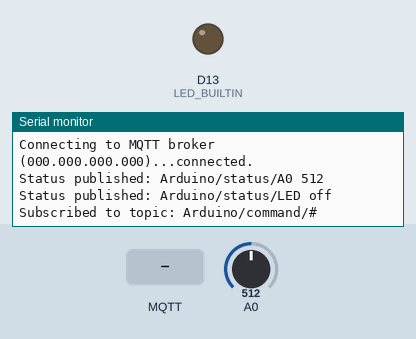
The sketch below on a simulated Arduino Uno R4 WiFi. On the bench: output pins drawn as LEDs (lit = HIGH), the last lines printed to the serial monitor. The inputs (shaded band) are chosen by the test bench; at power-on: A0 = 512. WiFi joins after 1.5 s; servers stay silent unless stated; no MQTT or app messages arrive unless stated.

Above: at 2.7 s.
2.8 s: MQTT message "get" arrives on the first subscribed topic
At 4.0 s:
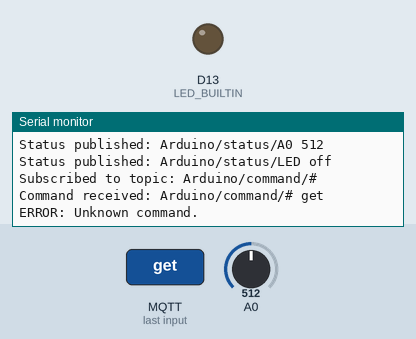
4.3 s: MQTT message "on" arrives on the first subscribed topic
At 5.4 s:
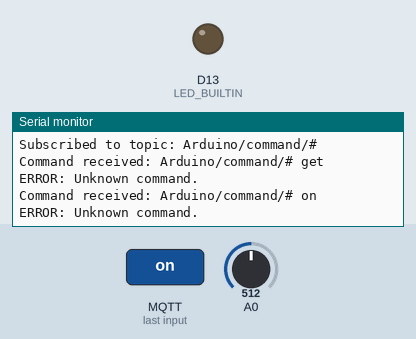
5.8 s: MQTT message "off" arrives on the first subscribed topic
At 6.5 s:
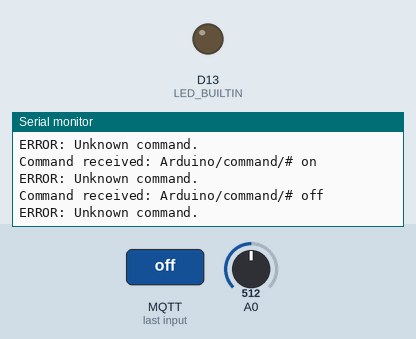

Measured:
- after the input at 2.8 s, the serial monitor: prints a new line at once (image 1)
- after the input at 4.3 s, the serial monitor: prints a new line at once (image 2)
- after the input at 5.8 s, the serial monitor: prints a new line at once (image 3)

The sketch:

MQTT_Client.ino
```cpp
// (licence header left out)
/**
 * @file MQTT_Client.ino
 *
 * @brief The primary Arduino sketch implementation file.
 *
 * @section description_mqtt_client_ino Description
 * The primary Arduino sketch implementation file.
 *
 * @section libraries_mqtt_client_ino Libraries
 * - *WiFiNINA* Arduino Library
 *   - https://www.arduino.cc/en/Reference/WiFiNINA
 *   - Provides access to the Arduino UNO WiFi Rev2 on-board WiFi module.
 * - *WiFiS3* Arduino Library
 *   - https://www.arduino.cc/en/Reference/WiFiS3
 *   - Provides access to the Arduino UNO R4 WiFi on-board WiFi module.
 * - *PubSubClient* Contributed Library
 *   - https://github.com/knolleary/pubsubclient
 *   - Provides MQTT client connectivity.
 * - *secrets* Local Header File
 *   - Contains the secrets (usernames, passwords, and other parameters) used
 *     for accessing the local WiFi network and the MQTT broker server.
 *
 * @section notes_mqtt_client_ino Notes
 * - Include the appropriate WiFi library if you are using a board other than
 *   the *Arduino UNO R4 WiFi* or *Arduino UNO WiFi Rev2*.
 * - Comments are Doxygen compatible.
 *
 * @section todo_mqtt_client_ino TODO
 * - None.
 *
 * @section author_mqtt_client_ino Author(s)
 * - Created by John Woolsey on 06/16/2023.
 * - Modified by John Woolsey on 09/07/2023.
 *
 * Copyright (c) 2023 Woolsey Workshop.  All rights reserved.
 */


// Includes
#if defined(ARDUINO_UNOWIFIR4)
   #include <WiFiS3.h>
#elif defined(ARDUINO_AVR_UNO_WIFI_REV2)
   #include <WiFiNINA.h>
#endif
#include <PubSubClient.h>
#include "secrets.h"


// Defines
#define DEBUG 1  ///< The mode of operation; 0 = normal, 1 = debug.


// Global Constants
// Secrets stored in secrets.h file
const char WiFiSSID[] = WIFI_SSID;                       ///< The WiFi network SSID (name).
const char WiFiPassword[] = WIFI_PASSWORD;               ///< The WiFi network password.
const char MQTTBrokerIP[] = MQTT_BROKER_IP;              ///< The MQTT broker IP address.
const uint16_t MQTTBrokerPort = MQTT_BROKER_PORT;        ///< The MQTT broker port.
const char MQTTBrokerUsername[] = MQTT_BROKER_USERNAME;  ///< The MQTT broker username.
const char MQTTBrokerPassword[] = MQTT_BROKER_PASSWORD;  ///< The MQTT broker password.
const char MQTTClientID[] = MQTT_CLIENT_ID;              ///< The MQTT client ID.


// Global Variables
uint8_t previousLEDValue = LOW;  ///< The previous value of the on-board LED.
int previousA0Value = 0;         ///< The previous value of the A0 analog input pin.


// Global Instances
WiFiClient wifiClient;                ///< The instance of the WiFi client.
PubSubClient mqttClient(wifiClient);  ///< The instance of the MQTT client.


// Functions
/**
 * Configures the MQTT client.
 */
void configureMQTTClient() {
   mqttClient.setServer(MQTTBrokerIP, MQTTBrokerPort);
   mqttClient.setCallback(mqttCommandReceived);
}


/**
 * Initializes the Serial Monitor.
 */
void configureSerialMonitor() {
   Serial.begin(9600);  // initialize serial bus
   while (!Serial);     // wait for serial connection
}


/**
 * Connects to the MQTT broker.
 */
void connectMQTTBroker() {
   // Connect to MQTT broker
   if (DEBUG) {
      Serial.print("Connecting to MQTT broker (");
      Serial.print(MQTTBrokerIP);
      Serial.print(")...");
   }
   while (!mqttClient.connected()) {
      if (mqttClient.connect(MQTTClientID, MQTTBrokerUsername, MQTTBrokerPassword)) {
         if (DEBUG) Serial.println("connected.");
      } else {
         delay(1000);  // wait 1 second for connection
         if (DEBUG) {
            Serial.print(".");
            // The following is used for debugging connection failures
            // Serial.print("\nERROR: Client failed to connect with error code: ");
            // Serial.println(mqttClient.state());
         }
      }
   }
}


/**
 * Connects to the WiFi network.
 */
void connectWiFiNetwork() {
   // Check WiFi module connection
   if (WiFi.status() == WL_NO_MODULE) {
      if (DEBUG) Serial.println("ERROR: Communication with WiFi module failed.");
      while (true);  // don't continue
   } else {
      if (DEBUG) Serial.println("WiFi module found.");
   }

   // Check WiFi module firmware
   if (DEBUG) {
      String version = WiFi.firmwareVersion();
      if (version < WIFI_FIRMWARE_LATEST_VERSION) {
         Serial.println("Please upgrade the WiFi module firmware.");
      }
   }

   // Connect to WiFi network
   if (DEBUG) {
      Serial.print("Connecting to WiFi network (");
      Serial.print(WiFiSSID);
      Serial.print(")...");
   }
   // Connect to WPA/WPA2 network.  Change the begin() arguments if using open or WEP network.
   WiFi.begin(WiFiSSID, WiFiPassword);
   while (WiFi.status() != WL_CONNECTED) {
      delay(1000);  // wait 1 second for connection
      if (DEBUG) Serial.print(".");
   }
   if (DEBUG) Serial.println("connected.");
}


/**
 * Checks the status of the current A0 and LED_BUILTIN values and reports any
 * significant changes to the MQTT broker.
 */
void mqttCheckAndReportStatus() {
   // A0 Status
   int currentA0Value = analogRead(A0);
   if (abs(currentA0Value - previousA0Value) > 100) {
      mqttPublishA0Status();
   }

   // LED Status
   uint8_t currentLEDValue = digitalRead(LED_BUILTIN);
   if (currentLEDValue != previousLEDValue) {
      mqttPublishLEDStatus();
   }
}


/**
 * The callback function that gets called when an MQTT message is received from
 * the broker.
 *
 * Parses and processes the incoming MQTT command (message).
 *
 * @param topic    The topic of the incoming MQTT based command.
 * @param payload  The message of the incoming MQTT based command.
 * @param length   The message length of the incoming MQTT based command.
 */
void mqttCommandReceived(char* topic, byte* payload, unsigned int length) {
   // Convert payload bytes to message C-string
   char message[length + 1];
   for (unsigned int i = 0; i < length; i++) {
      message[i] = (char)payload[i];
   }
   message[length] = '\0';

   // Print command
   if (DEBUG) {
      Serial.print("Command received: ");
      Serial.print(topic);
      Serial.print(" ");
      Serial.println(message);
   }

   // Process command
   char commandA0[sizeof(MQTTClientID) + sizeof("/command/A0")] = "";
   strcat(commandA0, MQTTClientID);
   strcat(commandA0, "/command/A0");
   char commandLED[sizeof(MQTTClientID) + sizeof("/command/LED")] = "";
   strcat(commandLED, MQTTClientID);
   strcat(commandLED, "/command/LED");
   if (!strcmp(topic, commandA0) && !strcmp(message, "get")) {
      mqttPublishA0Status();
   } else if (!strcmp(topic, commandLED) && !strcmp(message, "get")) {
      mqttPublishLEDStatus();
   } else if (!strcmp(topic, commandLED) && !strcmp(message, "on")) {
      digitalWrite(LED_BUILTIN, HIGH);
      if (DEBUG) Serial.println("Turned on LED.");
      mqttPublishLEDStatus();
   } else if (!strcmp(topic, commandLED) && !strcmp(message, "off")) {
      digitalWrite(LED_BUILTIN, LOW);
      if (DEBUG) Serial.println("Turned off LED.");
      mqttPublishLEDStatus();
   } else {
      if (DEBUG) Serial.println("ERROR: Unknown command.");
   }
}


/**
 * Publishes the status (value) of the A0 analog input pin to the MQTT broker.
 */
void mqttPublishA0Status() {
   char topic[sizeof(MQTTClientID) + sizeof("/status/A0")] = "";
   strcat(topic, MQTTClientID);
   strcat(topic, "/status/A0");
   int currentA0Value = analogRead(A0);
   char status[5] = "";
   itoa(currentA0Value, status, 10);  // convert integer reading to C-string
   if (mqttClient.publish(topic, status, true)) {  // retain = true
      if (DEBUG) {
         Serial.print("Status published: ");
         Serial.print(topic);
         Serial.print(" ");
         Serial.println(status);
      }
      previousA0Value = currentA0Value;
   } else {
      if (DEBUG) Serial.println("ERROR: Unable to publish A0 status.");
   }
}


/**
 * Publishes the status (state) of the LED_BUILTIN pin to the MQTT broker.
 */
void mqttPublishLEDStatus() {
   char topic[sizeof(MQTTClientID) + sizeof("/status/LED")] = "";
   strcat(topic, MQTTClientID);
   strcat(topic, "/status/LED");
   uint8_t currentLEDValue = digitalRead(LED_BUILTIN);
   char status[4] = "";
   strcpy(status, currentLEDValue == HIGH ? "on" : "off");
   if (mqttClient.publish(topic, status, true)) {  // retain = true
      if (DEBUG) {
         Serial.print("Status published: ");
         Serial.print(topic);
         Serial.print(" ");
         Serial.println(status);
      }
      previousLEDValue = currentLEDValue;
   } else {
      if (DEBUG) Serial.println("ERROR: Unable to publish LED status.");
   }
}


/**
 * Subscribes to commands (topics) from the MQTT broker.
 */
void mqttSubscribeToCommands() {
   char topic[sizeof(MQTTClientID) + sizeof("/command/#")] = "";
   strcat(topic, MQTTClientID);
   strcat(topic, "/command/#");
   if (mqttClient.subscribe(topic, 1)) {  // QoS = 1
      if (DEBUG) {
         Serial.print("Subscribed to topic: ");
         Serial.println(topic);
      }
   } else {
      if (DEBUG) {
         Serial.print("ERROR: Unable to subscribe to topic: ");
         Serial.println(topic);
      }
   }
}


/**
 * The standard Arduino setup function used for setup and configuration tasks.
 */
void setup() {
   // Pin configuration
   pinMode(LED_BUILTIN, OUTPUT);

   // Serial Monitor
   if (DEBUG) configureSerialMonitor();

   // WiFi and MQTT connections
   configureMQTTClient();
   connectWiFiNetwork();
   connectMQTTBroker();

   // Publish initial status
   mqttPublishA0Status();
   mqttPublishLEDStatus();

   // Subscribe to commands
   mqttSubscribeToCommands();
}


/**
 * The standard Arduino loop function used for repeating tasks.
 */
void loop() {
   // Keep broker connected
   if (!mqttClient.connected()) {
      connectMQTTBroker();
      mqttSubscribeToCommands();
   }

   // Listen for incoming commands
   mqttClient.loop();

   // Report status changes
   mqttCheckAndReportStatus();
}
```

secrets.h
```cpp
// (licence header left out)
// WiFi Network
#define WIFI_SSID     "your_ssid"      ///< The SSID (name) of the local WiFi network.
#define WIFI_PASSWORD "your_password"  ///< The password for authorized access to the local WiFi network.

// MQTT Broker
#define MQTT_BROKER_IP       "000.000.000.000"  ///< The IP address of the MQTT broker server.
#define MQTT_BROKER_PORT     1883               ///< The server port of the MQTT broker server.
#define MQTT_BROKER_USERNAME "your_username"    ///< The username for authorized access to the MQTT broker server.
#define MQTT_BROKER_PASSWORD "your_password"    ///< The password for authorized access to the MQTT broker server.
#define MQTT_CLIENT_ID       "Arduino"          ///< The unique client ID (name) for the MQTT client.
```
